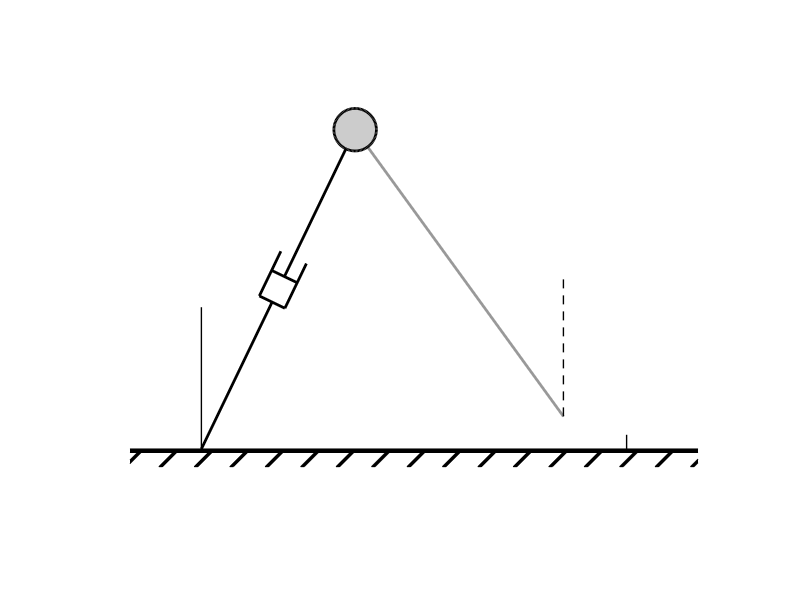

MATLAB code to generate this figure: (Note: this script raises an error after producing the figure.)
% draw biped model

% Generate sample trajectory

clear;
close all;
l0 = 0.5;           % normal
la = 0.04;           % actuator length
w = 0.04;
h = 0.07;

theta = pi/7;

h_fig = figure;
hold on;
%% Plot left
Opos = [ 0, 0 ];

Mpos = Opos + l0 * [ sin(theta), cos(theta) ];
Fpos = Opos + la * [ -sin(theta), cos(theta) ];

RO = [  cos(theta), sin(theta);
       -sin(theta), cos(theta) ];


% Below actuator
lb = (l0 - la) / 2;
lineB = [ 0, 0
          0, lb ]';
tmp = RO * lineB;
plot(tmp(1,:), tmp(2,:), 'k', 'LineWidth', 2);

axis equal

% Above actuator
lineA = [ 0, l0
          0, l0-lb  ]';
tmp = RO * lineA;
plot(tmp(1,:), tmp(2,:), 'k', 'LineWidth', 2);

% Actuator
line1 = [ -w/2, l0-lb
           w/2, l0-lb ]';
line2 = [ -w/2, lb+h
          -w/2, lb
           w/2, lb
           w/2, lb+h ]';
tmp = RO * line1;
plot(tmp(1,:), tmp(2,:), 'k', 'LineWidth', 2);
tmp = RO * line2;
plot(tmp(1,:), tmp(2,:), 'k', 'LineWidth', 2);

%% Plot right
al = -pi/5;

RM = [  cos(al), sin(al), Mpos(1);
       -sin(al), cos(al), Mpos(2);
              0,       0,       1 ];

lineS = [ 0, 0, 1
          0, -l0, 1]';
tmp = RM * lineS;
plot(tmp(1,:), tmp(2,:), 'Color', [0.6,0.6,0.6], 'LineWidth', 2);

% Mass
th = 0:pi/50:2*pi;
xvec = Mpos(1) + 0.03*cos(th);
yvec = Mpos(2) + 0.03*sin(th);
patch(xvec, yvec, 1, 'FaceColor', [0.8,0.8,0.8], 'LineWidth',2);


%% Draw ground
% Draw the ground. It reaches from -2.5 to +6.5.
            h   = 0.005; % Height of the bar at the top
            n   = 5000;  % Number of diagonal stripes in the shaded area
            s   = 0.05; % Spacing of the stripes
            w   = 0.005; % Width of the stripes
            ext = 0.02;  % Length of the stripes
    
            % Create vertices by shifting a predefined pattern 'n' times to the right:
            v = [     -50,0;
                repmat([     0,    -h],n,1) + [-50+linspace(0,s*n,n)',zeros(n,1)];
                repmat([  -ext,-ext-h],n,1) + [-50+linspace(0,s*n,n)',zeros(n,1)];
                repmat([-ext+w,-ext-h],n,1) + [-50+linspace(0,s*n,n)',zeros(n,1)];
                repmat([     w,    -h],n,1) + [-50+linspace(0,s*n,n)',zeros(n,1)];
                -50+s*n+w,0];
            % Connect to faces:
            f = [1,2,4*n+1,4*n+2;
                 repmat([0,n,2*n,3*n],n,1) + repmat((1:n)',1,4)+1];

            
            % Define some arbitrary states:
            x        = 1;
            y        = 1.2;
            l_leg    = 1;
            phi_body = 0;
                        
            
            % Draw Ground
            vert_x_out = [-15 100 100 -15];
            vert_y_out = [0 0 -20 -20];
%             patch(vert_x_out, vert_y_out,'white');   
            patch('faces', f, 'vertices', v); 

%% Auxiliary
plot([0,0],[0,0.2], 'k-','LineWidth',1);
Spos = Mpos + l0 * [sin(-al), -cos(al)];
plot([Spos(1), Spos(1)], [Spos(2), Spos(2)+0.2], 'k--','LineWidth', 1);

plot([0.6, 0.6], [0, 0.02], 'k-', 'LineWidth', 1);
%% Size
axis equal
% xlim([0,0.6]);
xlim([-0.1,0.7]);
% xlim([0.3,0.6]);
ylim([-0.12,0.57]);
axis off

set(h_fig,'PaperSize',[4.5 3.5]); %set the paper size to what you want  
h_fig.PaperPositionMode = 'auto';
% fig_pos = h_fig.PaperPosition;
% h_fig.PaperSize = [fig_pos(3) fig_pos(4)];
print(h_fig,'ModelDef','-dpdf') % then print it
